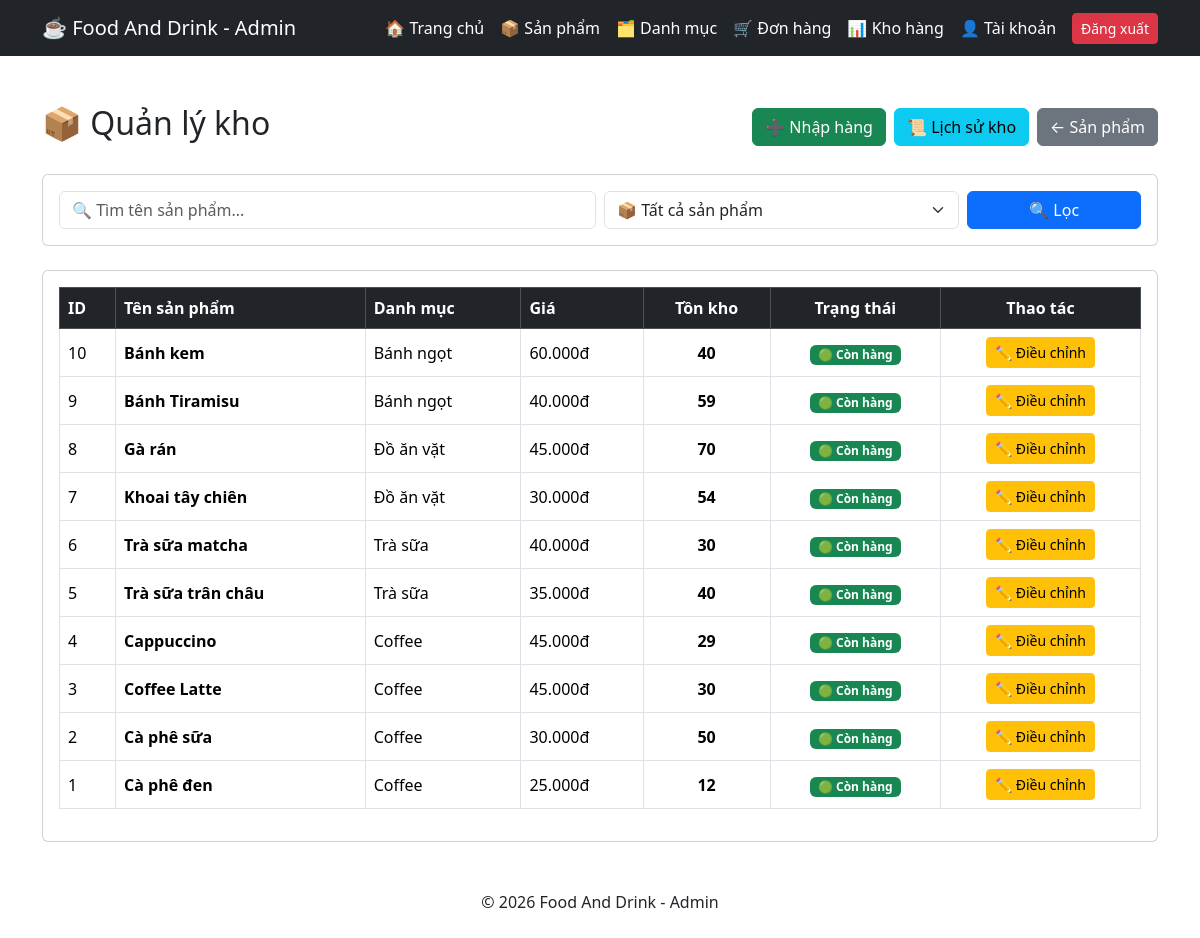
The app's page /admin/inventory.php (signed in) with its own data.
### tables this page shows
CREATE TABLE `products` (
  `id` int(11) NOT NULL,
  `category_id` int(11) NOT NULL,
  `name` varchar(150) NOT NULL,
  `description` text DEFAULT NULL,
  `price` decimal(10,2) NOT NULL,
  `quantity` int(11) NOT NULL DEFAULT 0,
  `image` varchar(255) DEFAULT NULL,
  `created_at` timestamp NOT NULL DEFAULT current_timestamp()
);

CREATE TABLE `categories` (
  `id` int(11) NOT NULL,
  `name` varchar(100) NOT NULL,
  `image` varchar(255) DEFAULT NULL,
  `created_at` timestamp NOT NULL DEFAULT current_timestamp()
);

### admin/inventory.php (the view, shortened to what this page needs)
<?php
require_once "header_admin.php";
require_once "../config/database.php";
$search = isset($_GET['search'])
    ? trim($_GET['search'])
    : '';
$filter = isset($_GET['filter'])
    ? $_GET['filter']
    : 'all';
$sql = "
    SELECT
        p.id,
        p.name,
        p.price,
        p.quantity,
        c.name AS category_name
    FROM products p
    LEFT JOIN categories c
        ON p.category_id = c.id
    WHERE 1
";
$sql .= "
    ORDER BY p.id DESC
";
$result = mysqli_query($conn, $sql);
?>
<div class="container mt-5 mb-5">
    <div class="d-flex justify-content-between align-items-center mb-4">
        <h2>
            📦 Quản lý kho
        </h2>
        <div class="d-flex gap-2">
            <a
                href="inventory_add.php"
                class="btn btn-success"
            >
                ➕ Nhập hàng
            </a>
            <a
                href="inventory_history.php"
                class="btn btn-info"
            >
                📜 Lịch sử kho
            </a>
            <a
                href="products.php"
                class="btn btn-secondary"
            >
                ← Sản phẩm
            </a>
        </div>
    </div>
    <div class="card mb-4">
        <div class="card-body">
            <form
                method="GET"
                class="row g-2"
            >
                <div class="col-md-6">
                    <input
                        type="text"
                        name="search"
                        class="form-control"
                        placeholder="🔍 Tìm tên sản phẩm..."
                        value="<?php echo htmlspecialchars($search); ?>"
                    >
                </div>
                <div class="col-md-4">
                    <select
                        name="filter"
                        class="form-select"
                    >
                        <option
                            value="all"
                            <?php
                            if ($filter == 'all') {
                                echo 'selected';
                            }
                            ?>
                        >
                            📦 Tất cả sản phẩm
                        </option>
                    </select>
                </div>
                <div class="col-md-2">
                    <button
                        type="submit"
                        class="btn btn-primary w-100"
                    >
                        🔍 Lọc
                    </button>
                </div>
            </form>
        </div>
    </div>
    <div class="card">
        <div class="card-body">
            <div class="table-responsive">
                <table
                    class="table table-bordered table-hover align-middle"
                >
                    <thead class="table-dark">
                        <tr>
                            <th>
                                ID
                            </th>
                            <th>
                                Tên sản phẩm
                            </th>
                            <th>
                                Danh mục
                            </th>
                            <th>
                                Giá
                            </th>
                            <th class="text-center">
                                Tồn kho
                            </th>
                            <th class="text-center">
                                Trạng thái
                            </th>
                            <th class="text-center">
                                Thao tác
                            </th>
                        </tr>
                    </thead>
                    <tbody>
                    <?php
                    if (
                        $result &&
                        mysqli_num_rows($result) > 0
                    ) {
                        while (
                            $product =
                            mysqli_fetch_assoc($result)
                        ) {
                    ?>
                        <tr>
                            <td>
                                <?php
                                echo $product['id'];
                                ?>
                            </td>
                            <td>
                                <strong>
                                    <?php
                                    echo htmlspecialchars(
                                        $product['name']
                                    );
                                    ?>
                                </strong>
                            </td>
                            <td>
                                <?php
                                echo htmlspecialchars(
                                    $product['category_name']
                                    ?? 'Chưa có'
                                );
                                ?>
                            </td>
                            <td>
                                <?php
                                echo number_format(
                                    $product['price'],
                                    0,
                                    ',',
                                    '.'
                                );
                                ?>đ
                            </td>
                            <td class="text-center">
                                <strong>
                                    <?php
                                    echo $product['quantity'];
                                    ?>
                                </strong>
                            </td>
                            <td class="text-center">
                                <?php
                                if (
                                    $product['quantity'] <= 0
                                ) {
                                    echo '
                                    <span class="badge bg-danger">
                                        🔴 Hết hàng
                                    </span>';
                                } elseif (
                                    $product['quantity'] <= 5
                                ) {
                                    echo '
                                    <span class="badge bg-warning text-dark">
                                        🟠 Sắp hết
                                    </span>';
                                } else {
                                    echo '
                                    <span class="badge bg-success">
                                        🟢 Còn hàng
                                    </span>';
                                }
                                ?>
                            </td>
                            <td class="text-center">
                                <a
                                    href="inventory_edit.php?id=<?php echo $product['id']; ?>"
                                    class="btn btn-warning btn-sm"
                                >
                                    ✏️ Điều chỉnh
                                </a>
                            </td>
                        </tr>
                    <?php
                        }
                    } ?>
                    </tbody>
                </table>
            </div>
        </div>
    </div>
</div>
<footer class="text-center mt-5 mb-4">
    © 2026 Food And Drink - Admin
</footer>

### admin/header_admin.php (shortened to what this page needs)
<!DOCTYPE html>
<html lang="vi">
<head>
    <link
        href="https://cdn.jsdelivr.net/npm/bootstrap@5.3.3/dist/css/bootstrap.min.css"
        rel="stylesheet"
    >
    <link
        rel="stylesheet"
        href="../assets/css/style.css?v=20"
    >
</head>
<body>
<nav class="navbar navbar-dark bg-dark">
    <div class="container">
        <a class="navbar-brand" href="dashboard.php">
            ☕ Food And Drink - Admin
        </a>
        <div class="d-flex align-items-center gap-3">
            <a class="text-white text-decoration-none"
               href="dashboard.php">
                🏠 Trang chủ
            </a>
            <a class="text-white text-decoration-none"
               href="products.php">
                📦 Sản phẩm
            </a>
            <a class="text-white text-decoration-none"
               href="categories.php">
                🗂️ Danh mục
            </a>
            <a class="text-white text-decoration-none"
               href="orders.php">
                🛒 Đơn hàng
            </a>
            <a class="text-white text-decoration-none"
               href="inventory.php">
                📊 Kho hàng
            </a>
            <a class="text-white text-decoration-none"
               href="users.php">
                👤 Tài khoản
            </a>
            <a class="btn btn-danger btn-sm"
               href="logout.php">
                Đăng xuất
            </a>
        </div>
    </div>
</nav>

### records on screen
products: id "10", name "Bánh kem", category.name "Bánh ngọt", price "60.000", quantity "40", shows "🟢 Còn hàng"
products: id "9", name "Bánh Tiramisu", category.name "Bánh ngọt", price "40.000", quantity "59", shows "🟢 Còn hàng"
products: id "8", name "Gà rán", category.name "Đồ ăn vặt", price "45.000", quantity "70", shows "🟢 Còn hàng"
products: id "7", name "Khoai tây chiên", category.name "Đồ ăn vặt", price "30.000", quantity "54", shows "🟢 Còn hàng"
products: id "6", name "Trà sữa matcha", category.name "Trà sữa", price "40.000", quantity "30", shows "🟢 Còn hàng"
products: id "5", name "Trà sữa trân châu", category.name "Trà sữa", price "35.000", quantity "40", shows "🟢 Còn hàng"
products: id "4", name "Cappuccino", category.name "Coffee", price "45.000", quantity "29", shows "🟢 Còn hàng"
products: id "3", name "Coffee Latte", category.name "Coffee", price "45.000", quantity "30", shows "🟢 Còn hàng"
products: id "2", name "Cà phê sữa", category.name "Coffee", price "30.000", quantity "50", shows "🟢 Còn hàng"
products: id "1", name "Cà phê đen", category.name "Coffee", price "25.000", quantity "12", shows "🟢 Còn hàng"
